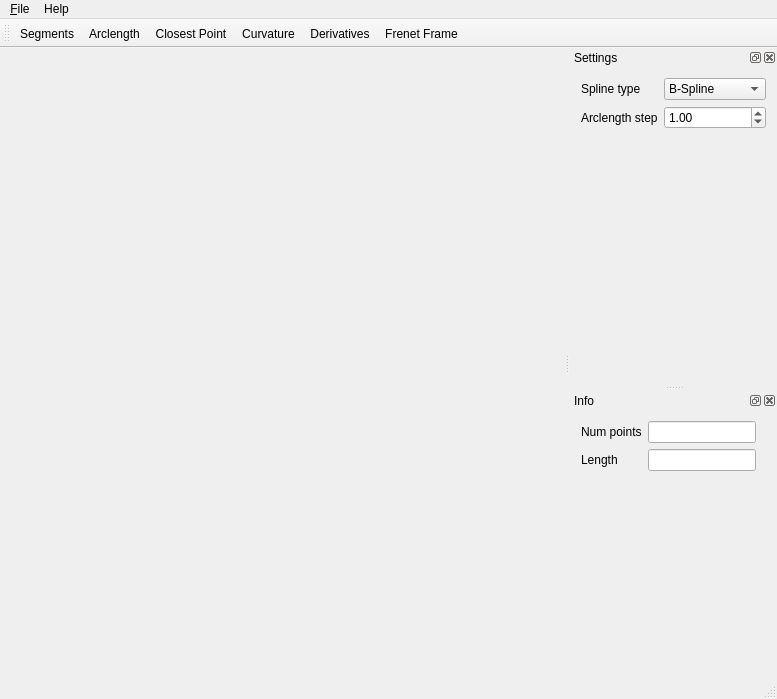
<?xml version="1.0" encoding="UTF-8"?>
<ui version="4.0">
 <class>MainWindow</class>
 <widget class="QMainWindow" name="MainWindow">
  <property name="geometry">
   <rect>
    <x>0</x>
    <y>0</y>
    <width>777</width>
    <height>699</height>
   </rect>
  </property>
  <property name="windowTitle">
   <string>MainWindow</string>
  </property>
  <widget class="QWidget" name="centralWidget"/>
  <widget class="QMenuBar" name="menuBar">
   <property name="geometry">
    <rect>
     <x>0</x>
     <y>0</y>
     <width>777</width>
     <height>21</height>
    </rect>
   </property>
   <widget class="QMenu" name="menu_File">
    <property name="title">
     <string>&amp;File</string>
    </property>
    <addaction name="action_Load"/>
    <addaction name="action_Save"/>
   </widget>
   <widget class="QMenu" name="menuHelp">
    <property name="title">
     <string>Help</string>
    </property>
    <addaction name="actionAbout"/>
    <addaction name="actionHelp"/>
   </widget>
   <addaction name="menu_File"/>
   <addaction name="menuHelp"/>
  </widget>
  <widget class="QToolBar" name="mainToolBar">
   <attribute name="toolBarArea">
    <enum>TopToolBarArea</enum>
   </attribute>
   <attribute name="toolBarBreak">
    <bool>false</bool>
   </attribute>
   <addaction name="actionSegments"/>
   <addaction name="actionArclength"/>
   <addaction name="actionClosest_Point"/>
   <addaction name="actionCurvature"/>
   <addaction name="actionDerivatives"/>
   <addaction name="actionFrenet_Frame"/>
  </widget>
  <widget class="QStatusBar" name="statusBar"/>
  <widget class="QDockWidget" name="settings">
   <property name="minimumSize">
    <size>
     <width>205</width>
     <height>107</height>
    </size>
   </property>
   <property name="statusTip">
    <string/>
   </property>
   <property name="floating">
    <bool>false</bool>
   </property>
   <property name="windowTitle">
    <string>Settings</string>
   </property>
   <attribute name="dockWidgetArea">
    <number>2</number>
   </attribute>
   <widget class="QWidget" name="dockWidgetContents">
    <layout class="QFormLayout" name="formLayout_3">
     <item row="0" column="0">
      <layout class="QFormLayout" name="formLayout">
       <property name="fieldGrowthPolicy">
        <enum>QFormLayout::AllNonFixedFieldsGrow</enum>
       </property>
       <item row="0" column="0">
        <widget class="QLabel" name="label">
         <property name="text">
          <string>Spline type</string>
         </property>
        </widget>
       </item>
       <item row="0" column="1">
        <widget class="QComboBox" name="splineType">
         <item>
          <property name="text">
           <string>B-Spline</string>
          </property>
         </item>
         <item>
          <property name="text">
           <string>Catmull-Rom</string>
          </property>
         </item>
         <item>
          <property name="text">
           <string>Hermite</string>
          </property>
         </item>
         <item>
          <property name="text">
           <string>Bezier</string>
          </property>
         </item>
        </widget>
       </item>
       <item row="1" column="0">
        <widget class="QLabel" name="label_3">
         <property name="text">
          <string>Arclength step</string>
         </property>
        </widget>
       </item>
       <item row="1" column="1">
        <widget class="QDoubleSpinBox" name="arclengthStep">
         <property name="minimum">
          <double>0.010000000000000</double>
         </property>
         <property name="value">
          <double>1.000000000000000</double>
         </property>
        </widget>
       </item>
      </layout>
     </item>
    </layout>
   </widget>
  </widget>
  <widget class="QDockWidget" name="info">
   <property name="floating">
    <bool>false</bool>
   </property>
   <property name="windowTitle">
    <string>Info</string>
   </property>
   <attribute name="dockWidgetArea">
    <number>2</number>
   </attribute>
   <widget class="QWidget" name="dockWidgetContents_2">
    <layout class="QFormLayout" name="formLayout_4">
     <item row="0" column="0">
      <layout class="QFormLayout" name="formLayout_2">
       <item row="0" column="0">
        <widget class="QLabel" name="label_4">
         <property name="text">
          <string>Num points</string>
         </property>
        </widget>
       </item>
       <item row="0" column="1">
        <widget class="QLineEdit" name="numPoints"/>
       </item>
       <item row="1" column="0">
        <widget class="QLabel" name="label_5">
         <property name="text">
          <string>Length</string>
         </property>
        </widget>
       </item>
       <item row="1" column="1">
        <widget class="QLineEdit" name="totalLength"/>
       </item>
      </layout>
     </item>
    </layout>
   </widget>
  </widget>
  <action name="action_Load">
   <property name="text">
    <string>&amp;Load</string>
   </property>
  </action>
  <action name="action_Save">
   <property name="text">
    <string>&amp;Save</string>
   </property>
  </action>
  <action name="actionAbout">
   <property name="text">
    <string>About</string>
   </property>
  </action>
  <action name="actionHelp">
   <property name="text">
    <string>Help</string>
   </property>
  </action>
  <action name="actionClosest_Point">
   <property name="checkable">
    <bool>true</bool>
   </property>
   <property name="text">
    <string>Closest Point</string>
   </property>
  </action>
  <action name="actionDerivatives">
   <property name="checkable">
    <bool>true</bool>
   </property>
   <property name="text">
    <string>Derivatives</string>
   </property>
  </action>
  <action name="actionFrenet_Frame">
   <property name="checkable">
    <bool>true</bool>
   </property>
   <property name="text">
    <string>Frenet Frame</string>
   </property>
  </action>
  <action name="actionCurvature">
   <property name="checkable">
    <bool>true</bool>
   </property>
   <property name="text">
    <string>Curvature</string>
   </property>
  </action>
  <action name="actionSegments">
   <property name="checkable">
    <bool>true</bool>
   </property>
   <property name="text">
    <string>Segments</string>
   </property>
  </action>
  <action name="actionArclength">
   <property name="checkable">
    <bool>true</bool>
   </property>
   <property name="text">
    <string>Arclength</string>
   </property>
  </action>
 </widget>
 <layoutdefault spacing="6" margin="11"/>
 <resources/>
 <connections/>
</ui>
